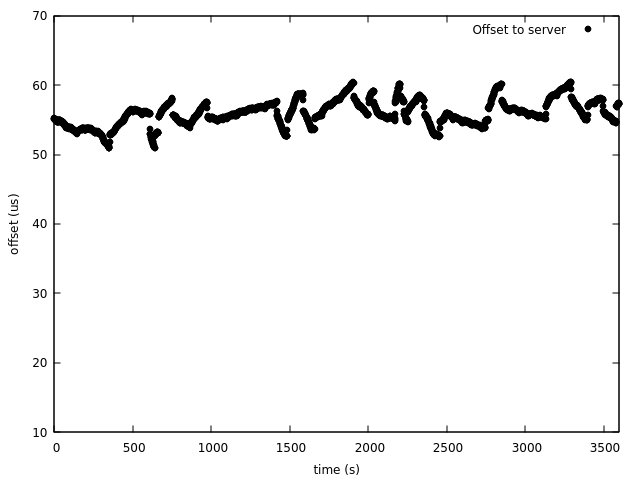

The gnuplot source for this figure:
set yrange [10:70]
set xrange [0:3600]
set xlabel "time (s)"
set ylabel "offset (us)"
plot 'offset-ntpd-rs.dat' using ($1/100) pt 7 black title "Offset to server"
